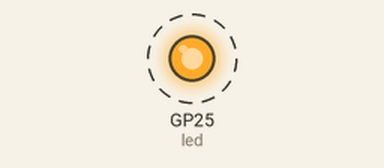
The program below on a simulated Raspberry Pi Pico running MicroPython. On the bench: output pins drawn as LEDs (lit = HIGH). Dashed ring = blinking. Library files of the repository ran but are not shown: vga1_8x16.py, vga1_bold_16x32.py.

Above: at 0.2 s.
Timing chart, 0 to 3.0 s (numbered marks = the images above):
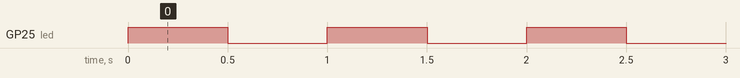

The program:

02-blink-onboard-led.py
```python
# Lab 02: Blink the Onboard LED
# Confirms code can run on the board with no wiring at all - no
# breadboard, no display, no compass. GP25 is the onboard LED on a bare
# Raspberry Pi Pico.

from machine import Pin
import time
import config

led = Pin(config.LED_PIN, Pin.OUT)

try:
    while True:
        led.toggle()    # switches it on if off, or off if on
        time.sleep(0.5)  # wait half a second (half a full blink cycle)
except KeyboardInterrupt:
    print("Got ctrl-c, stopping")
```

config.py
```python
# Hardware configuration for the Smartwatch Compass (HMC5883L + GC9A01) kit.
# Every numbered lab in this folder imports its pins from here instead of
# hardcoding them, so the whole kit only needs to be described in one place.
#
# This kit pairs two boards already used elsewhere in this repo:
#   - the GC9A01 round display, wired exactly like the confirmed-working
#     "pico" wiring in src/kits/max98357a-amp/config.py (SPI0, GPIO2-6)
#   - the HMC5883L compass, the same chip as src/kits/compass-hmc5883l, but
#     moved off I2C1 (GPIO10/11) onto I2C0 (GPIO12/13) because GPIO2/3 are
#     now spoken for by the display's SPI clock/data lines.

from machine import Pin, SPI
import gc9a01
import vga1_8x16 as FONT           # 8x16 - no built-in font on this driver
import vga1_bold_16x32 as BIG_FONT  # 16x32 - readable from across the room, 15 chars max

# ---------------------------------------------------------------------------
# GC9A01 round display (240x240, SPI0)
# ---------------------------------------------------------------------------
#   Module pin   Pico pin
#   ----------   --------
#   SCL / CLK    GP2
#   SDA / MOSI   GP3
#   DC           GP4
#   CS           GP5
#   RST          GP6
#   VCC          3V3
#   GND          GND
WIDTH = 240
HEIGHT = 240
SPI_ID = 0
SCK_PIN = 2
MOSI_PIN = 3
DC_PIN = 4
CS_PIN = 5
RES_PIN = 6
BAUDRATE = 60_000_000

# RGB565: five bits of red, six of green, five of blue.
BLACK = 0x0000
WHITE = 0xFFFF
RED = 0xF800
GREEN = 0x07E0
BLUE = 0x001F

# The geometry of a round screen: the driver addresses a 240x240 square,
# but only the circle inscribed in it is visible. Keep drawing inside
# SAFE_RADIUS - the last few pixels out toward RADIUS sit under the bezel.
CENTER_X = WIDTH // 2   # 120
CENTER_Y = HEIGHT // 2  # 120
RADIUS = WIDTH // 2     # 120 -- the physical edge of the glass
SAFE_RADIUS = 112


def init_display():
    """Start the SPI bus and the GC9A01. Returns the display object.

    There is no frame buffer on this driver - every drawing call goes
    straight to the glass, and there is no show() to call afterwards."""
    spi = SPI(SPI_ID, baudrate=BAUDRATE, sck=Pin(SCK_PIN), mosi=Pin(MOSI_PIN))
    return gc9a01.GC9A01(
        spi,
        dc=Pin(DC_PIN, Pin.OUT),
        cs=Pin(CS_PIN, Pin.OUT),
        reset=Pin(RES_PIN, Pin.OUT),
        rotation=0)


# ---------------------------------------------------------------------------
# HMC5883L compass (I2C0)
# ---------------------------------------------------------------------------
#   VCC  -> Pico 3.3V OUT
#   GND  -> Pico GND
#   SDA  -> GPIO12 (I2C0 SDA)
#   SCL  -> GPIO13 (I2C0 SCL)
I2C_SDA_PIN = 12
I2C_SCL_PIN = 13
I2C_BUS = 0
HMC5883L_ADDRESS = 0x1E  # 30 decimal, fixed on this chip

CONFIG_A = 0x00
CONFIG_B = 0x01
MODE = 0x02
DATA_START = 0x03

# GP25 is the onboard LED on a Raspberry Pi Pico. Lab 02 blinks it.
LED_PIN = 25
```

Measured:
- by itself, GP25 (led): alternates HIGH for 0.50 s and LOW for 0.50 s
